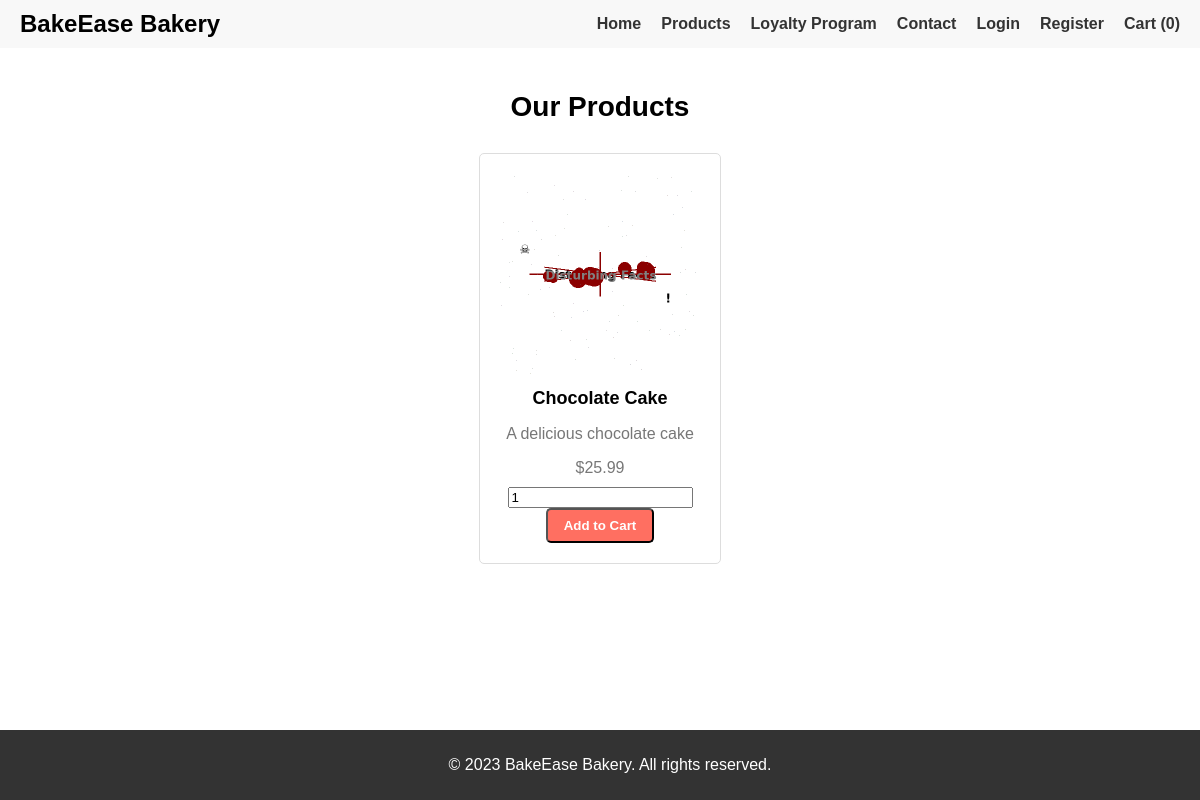
The page /products.php on the database as committed earlier.
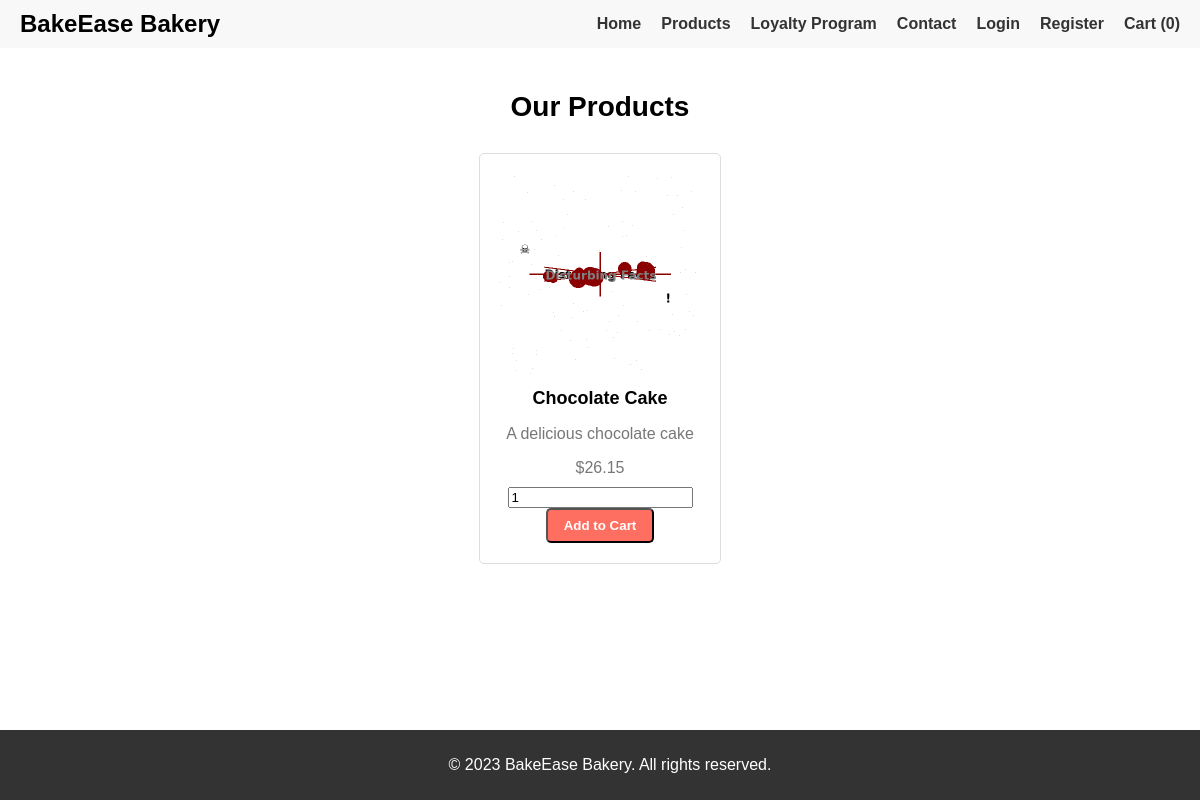
The same page on the database as committed later.
### tables this page shows
CREATE TABLE `products` (
  `id` int(11) NOT NULL,
  `name` varchar(255) NOT NULL,
  `description` text NOT NULL,
  `price` decimal(10,2) NOT NULL,
  `image` varchar(255) NOT NULL,
  `category_id` int(11) DEFAULT NULL,
  `featured` tinyint(1) DEFAULT 0
);

### products.php (the view, shortened to what this page needs)
<?php
include 'db.php';
$sql = "SELECT * FROM products";
$result = $conn->query($sql);
?>
<!DOCTYPE html>
<html lang="en">
<head>
  <link rel="stylesheet" href="styles.css">
</head>
<body>
  <header>
    <div class="logo">
      <h1>BakeEase Bakery</h1>
    </div>
    <nav>
      <ul>
        <li><a href="index.php">Home</a></li>
        <li><a href="products.php">Products</a></li>
        <li><a href="loyalty.php">Loyalty Program</a></li>
        <li><a href="contact.php">Contact</a></li>
        <?php
        if (isset($_SESSION['user_id'])) {
          echo '<li><a href="profile.php">Profile</a></li>';
          echo '<li><a href="logout.php">Logout</a></li>';
        } else {
          echo '<li><a href="login.php">Login</a></li>';
          echo '<li><a href="register.php">Register</a></li>';
        }
        ?>
        <li><a href="cart.php">Cart (<?php echo count($_SESSION['cart']); ?>)</a></li>
      </ul>
    </nav>
  </header>
  <section class="product-gallery">
    <h2>Our Products</h2>
    <div class="products">
      <?php
      if ($result->num_rows > 0) {
        while ($row = $result->fetch_assoc()) {
          echo "<div class='product-card'>";
          echo "<img src='" . $row['image'] . "' alt='" . $row['name'] . "'>";
          echo "<h3>" . $row['name'] . "</h3>";
          echo "<p>" . $row['description'] . "</p>";
          echo "<p>$" . $row['price'] . "</p>";
          echo "<form method='post' action='" . htmlspecialchars($_SERVER["PHP_SELF"]) . "'>";
          echo "<input type='number' name='quantity' value='1' min='1'>";
          echo "<button type='submit' name='add_to_cart' class='btn'>Add to Cart</button>";
          echo "</form>";
          echo "</div>";
        }
      } else {
        echo "<p>No products available.</p>";
      }
      ?>
    </div>
  </section>
  <footer>
    <p>© 2023 BakeEase Bakery. All rights reserved.</p>
  </footer>
</body>
</html>

### styles.css (style rules this page uses)
body { font-family: Arial, sans-serif; margin: 0; padding: 0; box-sizing: border-box; }
header { background-color: #f8f8f8; padding: 10px 20px; display: flex; justify-content: space-between; align-items: center; }
header .logo h1 { margin: 0; font-size: 24px; }
nav ul { list-style: none; margin: 0; padding: 0; display: flex; }
nav ul li { margin-left: 20px; }
nav ul li a { text-decoration: none; color: #333; font-weight: bold; }
.product-gallery { padding: 20px; text-align: center; }
.product-gallery h2 { font-size: 28px; margin-bottom: 20px; }
.products { display: flex; flex-wrap: wrap; justify-content: center; }
footer { background-color: #333; color: white; text-align: center; padding: 10px; position: fixed; width: 100%; bottom: 0; }
.product-card { background-color: #fff; border: 1px solid #ddd; border-radius: 5px; padding: 20px; margin: 10px; text-align: center; width: 200px; }
.product-card img { max-width: 100%; border-radius: 5px; }
.product-card h3 { font-size: 18px; margin: 10px 0; }
.product-card p { font-size: 16px; color: #777; margin-bottom: 10px; }
.product-card .btn { background-color: #ff6f61; color: white; padding: 8px 16px; text-decoration: none; border-radius: 5px; font-weight: bold; }

Rows that differ between the two databases and show on the page:
changed products "Chocolate Cake": price "25.99" → "26.15"
